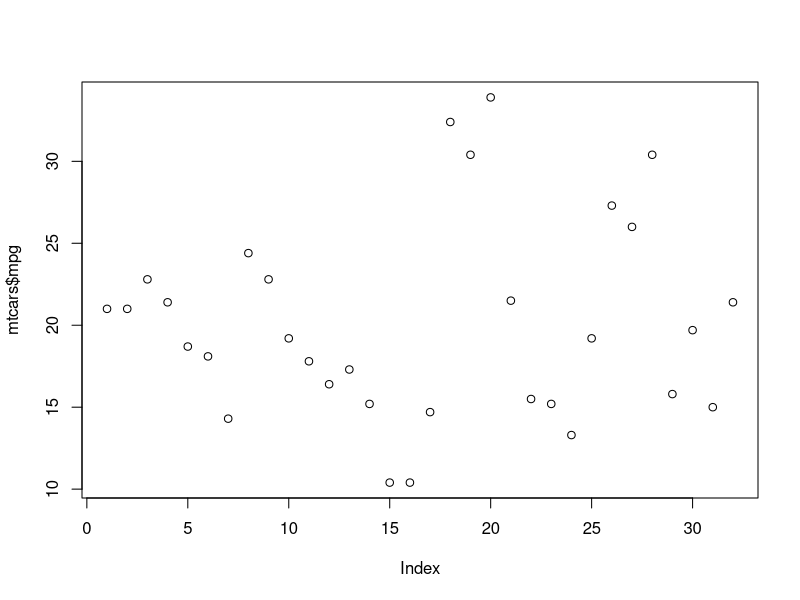
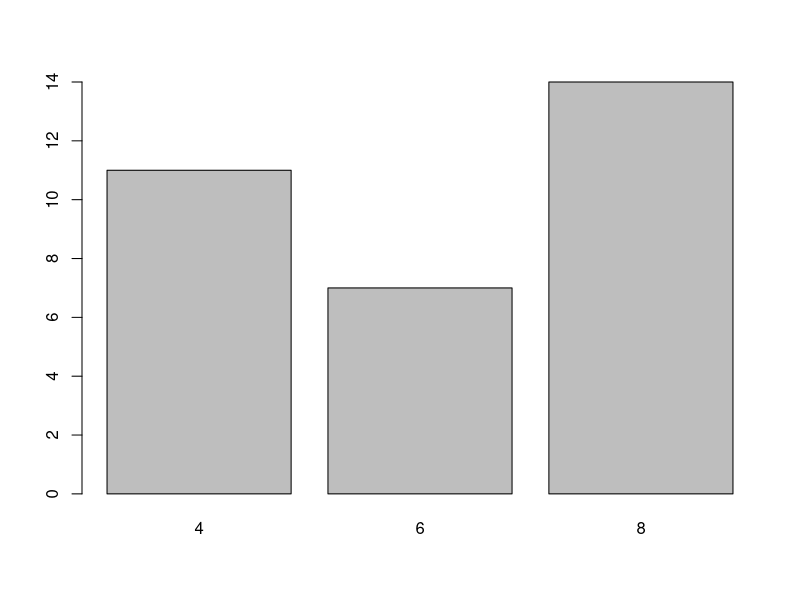
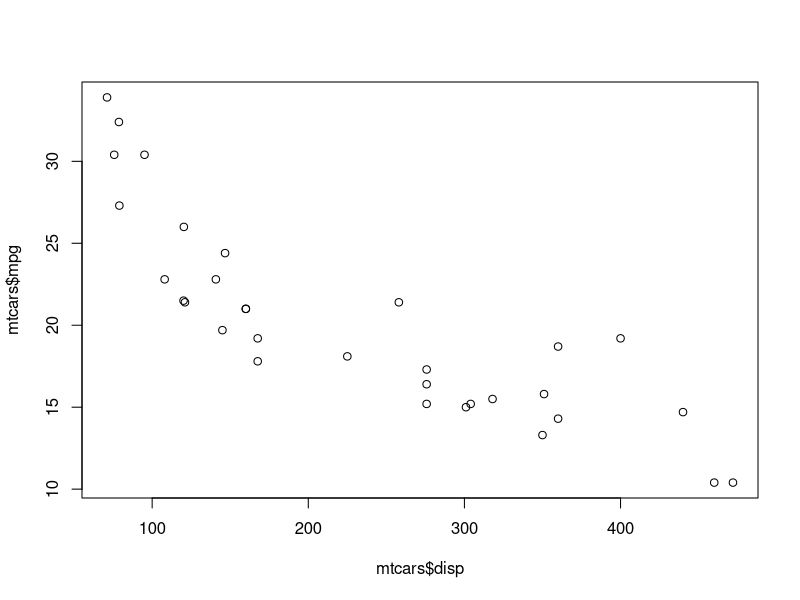
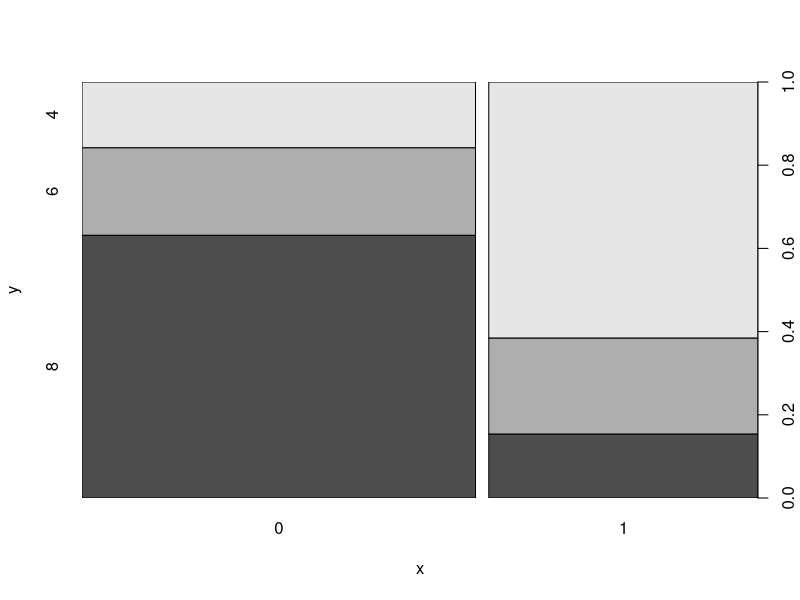
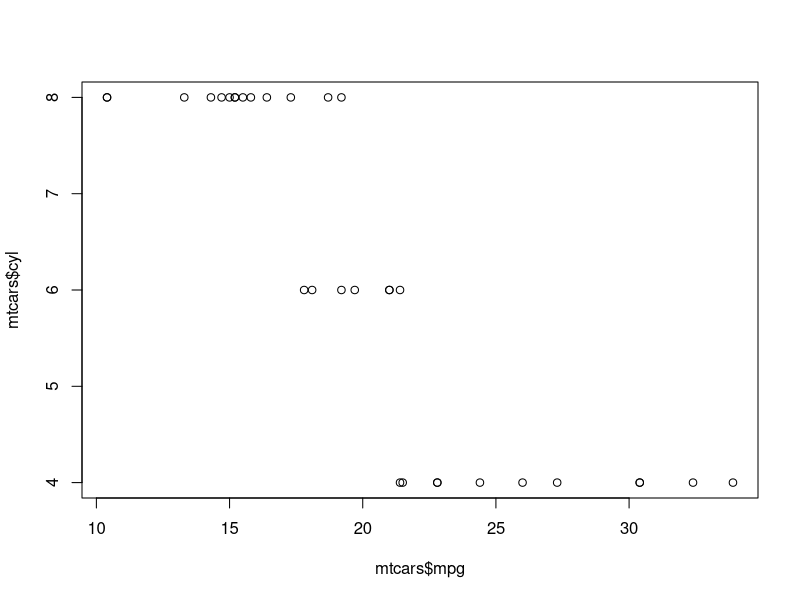
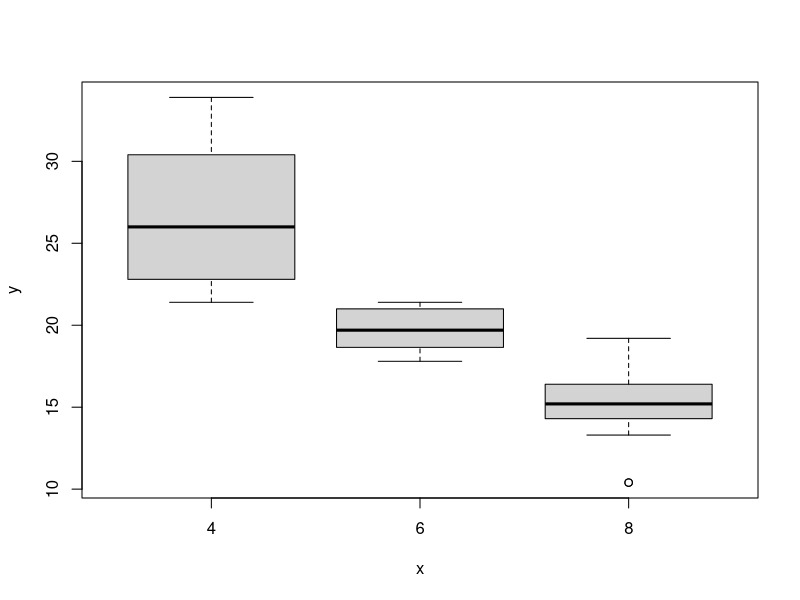

R code for these plots, in order:
## ---- chunk 1
by(mtcars$mpg, mtcars$cyl, summary)
## ---- chunk 2
# overview
head(mtcars)

# variable info
str(mtcars)
## ---- chunk 3
plot(mtcars$mpg)
## ---- chunk 4
plot(as.factor(mtcars$cyl))
## ---- chunk 5
plot(mtcars$disp, mtcars$mpg)
## ---- chunk 6
plot(as.factor(mtcars$am), as.factor(mtcars$cyl))
## ---- chunk 7
plot(mtcars$mpg, mtcars$cyl)
## ---- chunk 8
plot(as.factor(mtcars$cyl), mtcars$mpg)
